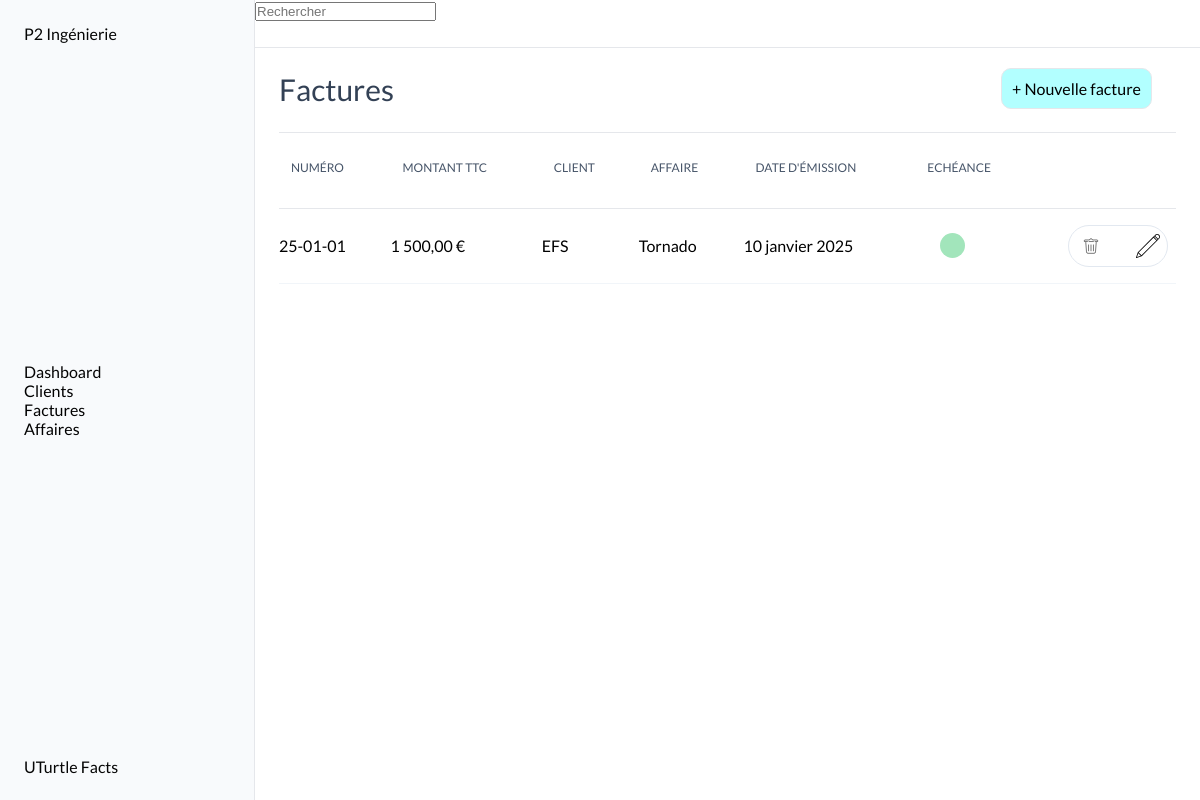
The page /factures/ on the database its author committed.
### factures/models.py (models this page shows, shortened)
class Invoice(models.Model):
    TYPE_CHOICES = [
        ('facture', 'Facture'),
        ('proforma', 'Proforma'),
        ('avoir', 'Avoir'),
        ]
    STATUT_CHOICES = [
        ('a_payer', 'À payer'),
        ('partiellement_payee', 'Partiellement payée'),
        ('payee', 'Payée'),
        ('en_retard', 'En retard'),
        ('annulee', 'Annulée'),
    ]
    date = models.DateField()
    type = models.CharField(max_length=10, choices=TYPE_CHOICES, default='facture')
    affaire = models.ForeignKey('affaires.Affaire', on_delete=models.CASCADE, related_name="invoices")
    invoice_number = models.CharField(max_length=10, unique=True, db_index=True)
    client = models.ForeignKey('clients.Client', on_delete=models.CASCADE, related_name='invoices', db_index=True)
    invoice_object = models.TextField(max_length=200)
    amount_ht = models.DecimalField(max_digits=10, decimal_places=2)
    vat_rate = models.DecimalField(max_digits=5, decimal_places=2, default=20.0)
    statut = models.CharField(max_length=20, choices=STATUT_CHOICES, default='a_payer')
    @property
    def amount_ttc(self):
        return self.amount_ht * (1 + self.vat_rate / 100)
    def formatted_amount_ttc(self):
        return f"{self.amount_ttc:,.2f} €".replace(",", " ").replace(".", ",")
    @property
    def due_date(self):
        return self.date + timedelta(days=30)

### clients/models.py (models this page shows)
class Client(models.Model):
    entity_name = models.CharField(max_length=100)
    address = models.CharField(max_length=200, blank=True, null=True)
    zip_code = models.CharField(max_length=5, blank=True, null=True)
    city = models.CharField(max_length=100, blank=True, null=True)
    contact = models.CharField(max_length=100, blank=True, null=True)
    phone_number = models.CharField(max_length=10, blank=True, null=True)
    email = models.EmailField(blank=True, null=True)
    def __str__(self):
        return self.entity_name

### affaires/models.py (models this page shows, shortened)
class Affaire(models.Model):
    client = models.ForeignKey('clients.Client', on_delete=models.CASCADE, related_name='affaires')
    affaire_number = models.CharField(max_length=10, unique=True, db_index=True)
    affaire_description = models.TextField(max_length=200)
    budget = models.DecimalField(max_digits=10, decimal_places=2, default=0.0)
    factures = models.ManyToManyField('factures.Invoice', related_name='affaires')
    class Meta:
        verbose_name = "Affaire"
        verbose_name_plural = "Affaires"

### factures/views.py (the view)
# urls.py: path('factures/', include('factures.urls')),
def factures(request):
    factures= Invoice.objects.all()
    sorted_factures = sorted(factures, key=lambda facture: facture.invoice_number, reverse=True)
    date = datetime.today().date()
    affaires= Affaire.objects.all()
    for facture in sorted_factures:
        facture.day_late = (date - facture.due_date).days
    return render(request, 'pages/factures/factures.html', context={"factures": sorted_factures, "date": date, "affaires": affaires})

### templates/pages/factures/factures.html (shortened to what this page needs)
{% extends "base.html" %}
{% block content %}
<div class="title">
    <H2>Factures</H2>
    <div class="title_btn">
        <div class="new">+ Nouvelle facture</div>
    </div>
</div>
<section class="tableau">
    <table class="table">
        <thead>
            <tr>
                <th>
                    <div class="th-div">
                        <span>NUMÉRO</span>
                    </div>
                </th>
                <th>
                    <div class="th-div">
                        <span>MONTANT TTC</span>
                    </div>
                </th>
                <th>
                    <div class="th-div">
                        <span>CLIENT</span>
                    </div>
                </th>
                <th>
                    <div class="th-div">
                        <span>AFFAIRE</span>
                    </div>
                </th>
                <th>
                    <div class="th-div">
                        <span>DATE D'ÉMISSION</span>
                    </div>
                </th>
                <th>
                    <div class="th-div">
                        <span>ECHÉANCE</span>
                    </div>
                </th>
                <th>
                    <div class="th-div">
                    </div>
                </th>
            </tr>
        </thead>
        {% if factures %}
        <tbody>
            {% for facture in factures %}
            <tr>
                <td clospan="1">
                    <div class="">
                        <p>{{ facture.invoice_number }}</p>
                    </div>
                </td>
                <td clospan="1">
                    <div>
                        <p>{{ facture.formatted_amount_ttc }}</p>
                    </div>
                </td>
                <td clospan="1">
                    <div class="">
                        <P>{{ facture.client }}</P>
                    </div>
                </td>
                <td clospan="1">
                    <div class="">
                        <P>{{ facture.affaire.affaire_description }}</P>
                    </div>
                </td>
                <td clospan="1">
                    <div class="">
                        <P>{{ facture.date }}</P>
                    </div>
                </td>
                <td clospan="1">
                    <div>
                        {% if facture.statut != "payee" %}
                            {% if facture.due_date > date %}
                                <P>{{ facture.due_date }}</P>
                            {% else %}
                                <p>{{ facture.day_late }} jours de retard</p>
                            {% endif %}
                        {% else %}
                            <div class="cercle-vert"></div>
                        {% endif %}
                    </div>
                </td>
                <td clospan="1">
                    <div class="actions">
                    </div>
                </td>
            </tr>
            {% endfor %}
        </tbody>
        {% endif %}
    </table>
</section>
{% endblock content %}

### static/style.css (style rules this page uses)
:root { --light-grey: #F8FAFC; --bg-container: #fff; --border-color: #e5e7eb; --police: 'lato', sans-serif; --sidebar-size: 255px; --h2-size: 30px; --h2-weight: 500; --h2-line-height: 36px; --h2-color: #334155; --text-color: #050505; --th-color: rgb(71, 85, 105); --th-border-color: rgb(226, 232, 240); --td-color: rgb(100 116 139); --td-border-color: rgb(241 245 249); --tr-bg-hover: rgb(248 250 252); --mail-border-color: rgb(226 232 240); --adresse-color: rgb(100, 116, 139); --btn_new_color: rgba(0, 255, 255, 0.3); --btn_new_hover: rgba(0, 255, 255, 0.5); --svg-color: rgb(148 163 184); }
body { font-family: var(--police); }
.title { position: relative; display: flex; flex-direction: row; align-items: center; justify-content: space-between; padding-bottom: 24px; padding-top: 20px; padding-right: 24px; margin-top: 48px; }
.title::after { content: ""; position: absolute; bottom: 0px; width: 100%; height: 1px; background-color: var(--border-color); }
h2 { color: var(--h2-color); font-family: var(--police); font-size: var(--h2-size); font-weight: var(--h2-weight); line-height: var(--h2-line-height); }
.cercle-vert { width: 25px; height: 25px; border-radius: 50%; background-color: #a2e5bb; margin-left: 25px; }
.title_btn { cursor: pointer; }
.new { width: 100%; display: flex; flex-direction: row; align-items: center; justify-content: center; padding-bottom: 10px; padding-top: 10px; padding-right: 10px; padding-left: 10px; border: 1px solid var(--border-color); background-color: var(--btn_new_color); border-radius: 10px; }
.tableau { width: 100%; padding-bottom: 8px; scrollbar-width: thin; }
.table { min-width: 100%; text-indent: 0; border-collapse: collapse; border-spacing: 0; }
thead { scrollbar-width: thin; line-height: 24px; height: 75px; }
tr { scrollbar-width: thin; border-bottom: 1px; border-bottom-style: solid; border-color: var(--border-color); cursor: pointer; }
th { color: var(--th-color); line-height: 16px; font-weight: 500; font-size: 12px; }
.th-div { padding-right: 24px; padding-left: 12px; padding-bottom: 12px; padding-top: 8px; display: flex; align-items: center; cursor: pointer; }
svg { overflow: visible; width: 7.5px; display: inline-block; height: 16px; vertical-align: -1.5px; color: var(--th-color); margin-left: 8px; }
.param-svg { width: 16px; height: 16px; }
td { border-bottom: 1px; border-bottom-style: solid; border-color: var(--td-border-color); height: 75px; }
td:last-child { text-align: -webkit-right; }
.actions { border: 1px solid var(--mail-border-color); border-radius: 50px; display: flex; align-items: center; justify-content: space-evenly; margin-right: 8px; cursor: pointer; width: 100px; background-color: #fff; }
.svg-actions { margin-left: 0; width: 40px; height: 40px; border-radius: 20px; padding: 8px; }
.svg-actions:nth-child(2) { padding-right: 2px; margin-left: 12px; }

### rows shown on the page
Invoice: invoice_number "25-01-01", formatted_amount_ttc "1 500,00 €", client "EFS", affaire.affaire_description "Tornado", date "10 janvier 2025", statut "payee" (drawn)
